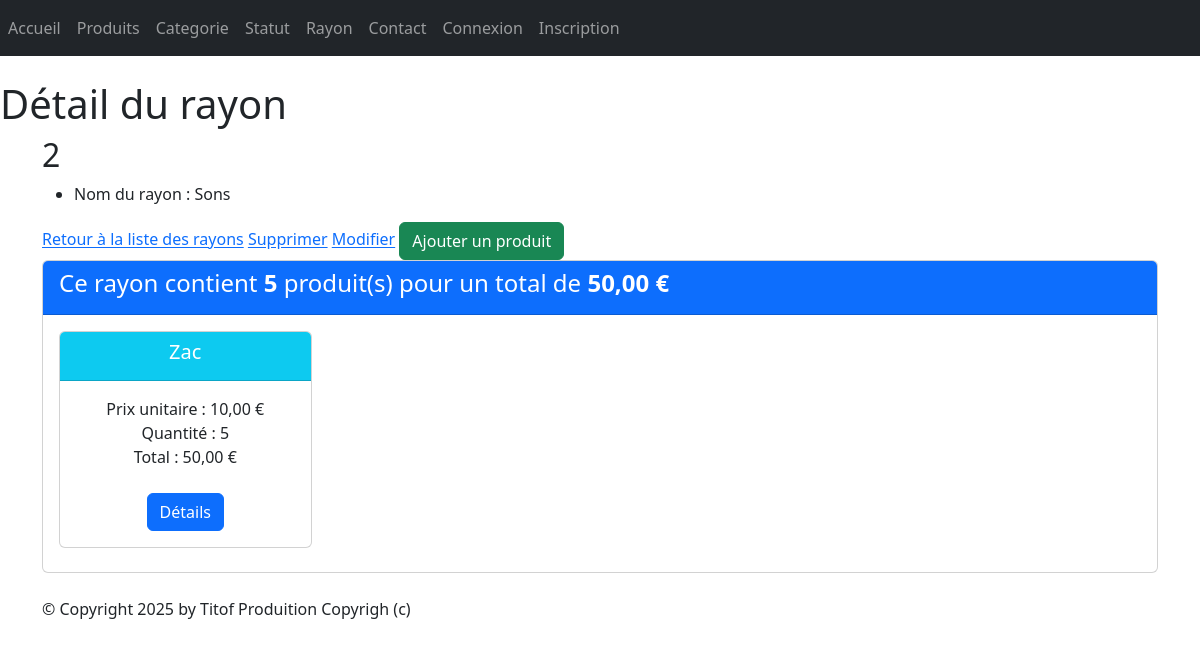
The app's page /monApp/rayons/2/, older data.
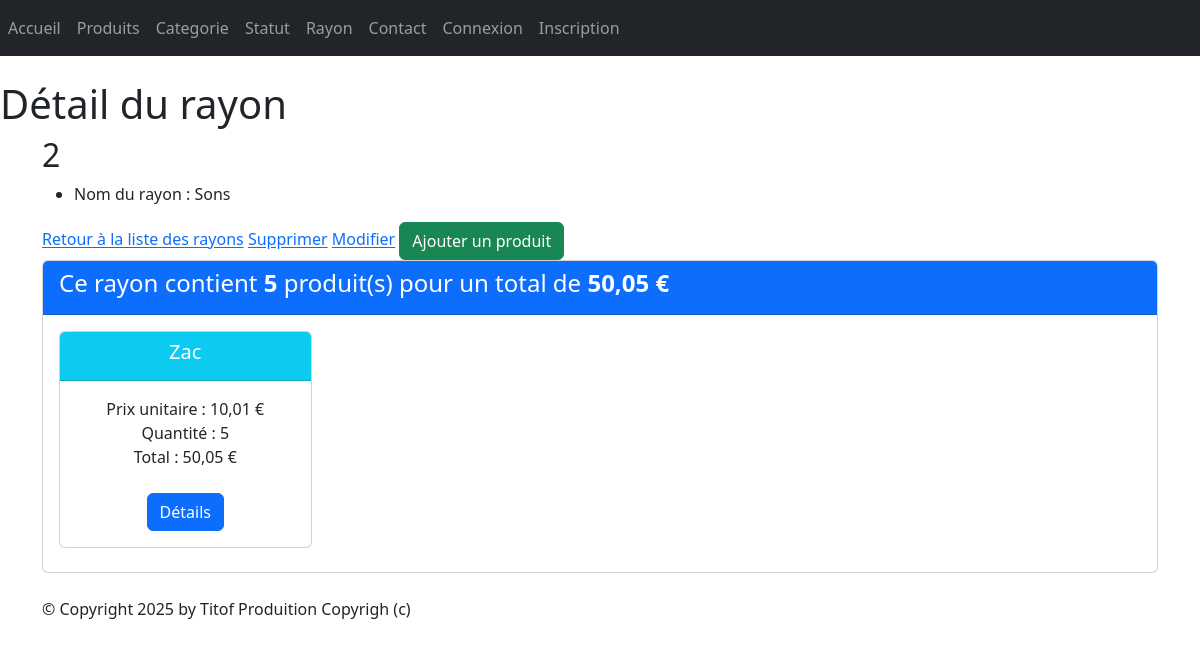
The same page, newer data.
### monApp/models.py (models this page shows, shortened)
class Produit(models.Model):
    refProd = models.AutoField(primary_key=True)
    intituleProd = models.CharField(max_length=200)
    prixUnitaireProd = models.DecimalField(max_digits=10, decimal_places=2)
    dateProd = models.DateField(auto_now=True)
    categorie = models.ForeignKey(Categorie, on_delete=models.CASCADE, related_name="produits", null=True, blank=True)
    statutProd = models.ForeignKey(Statut, on_delete=models.CASCADE, related_name="produitStatut", null=True, blank=True)

### monApp/views.py (the view)
# urls.py: path("rayons/<pk>/", views.RayonDetailView.as_view(), name="dtl_rayon"),
class RayonDetailView(DetailView):
    model = Rayon
    template_name = "monApp/detail_rayon.html"
    context_object_name = "ray"
    def get_context_data(self, **kwargs):
        context = super().get_context_data(**kwargs)
        context['titremenu'] = "Détail du rayon"
        prdts_dt = []
        total_rayon = 0
        total_nb_produit = 0
        for contenir in self.object.contenirR.all():
            total_produit = contenir.refProd.prixUnitaireProd * contenir.qte
            prdts_dt.append({
                'produit': contenir.refProd,
                'qte': contenir.qte,
                'prix_unitaire': contenir.refProd.prixUnitaireProd,
                'total_produit': total_produit
            })
            total_rayon += total_produit
            total_nb_produit += contenir.qte
        context['prdts_dt'] = prdts_dt
        context['total_rayon'] = total_rayon
        context['total_nb_produit'] = total_nb_produit
        return context

### monApp/templates/monApp/detail_rayon.html
{% extends 'monApp/base.html' %}
{% block menu %}
    <h1>{{ titremenu }}</h1>
{% endblock %}
{% block contenu %}
    <h2>{{ ray.idRayon }}</h2>
    <ul>
        <li>Nom du rayon : {{ ray.nomRayon }}</li>
    </ul>
    <a href="{% url 'lst_rayon' %}">Retour à la liste des rayons</a>
    <a href="{% url 'dlt-rayon' ray.idRayon %}">Supprimer</a>
    <a href="{% url 'rayon-chng' ray.idRayon %}">Modifier</a>
    <a href="{% url 'cntnr-crt' ray.idRayon %}" class="btn btn-success">Ajouter un produit</a>
    <div class="card mb-4">
        <div class="card-header bg-primary text-white">
            <h4>
                Ce rayon contient <strong>{{ total_nb_produit }}</strong> produit(s) pour un total de
                <strong>{{ total_rayon|floatformat:2 }} €</strong>
            </h4>
        </div>
        <div class="card-body">
            <div class="row">
                {% if prdts_dt %}
                    {% for data in prdts_dt %}
                        <div class="col-sm-3">
                            <div class="card mb-2 text-center">
                                <div class="card-header bg-info text-white">
                                    <h5 class="card-title">{{ data.produit.intituleProd }}</h5>
                                </div>
                                <div class="card-body">
                                    <ul class="list-unstyled">
                                        <li>Prix unitaire : {{ data.prix_unitaire }} €</li>
                                        <li>Quantité : {{ data.qte }}</li>
                                        <li>Total : {{ data.total_produit }} €</li>
                                    </ul>
                                    <a href="{% url 'dtl_prdt' data.produit.refProd %}"
                                       class="btn btn-primary mt-2">Détails</a>
                                </div>
                            </div>
                        </div>
                    {% endfor %}
                {% else %}
                    <p class="text-muted">Aucun produit trouvé pour cette catégorie.</p>
                {% endif %}
            </div>
        </div>
    </div>
{% endblock %}

Row changes from the older to the newer data that the page shows:
changed Produit "Zac": prix_unitaire "10,00" → "10,01"; total_produit "50,00" → "50,05"
Text that changed along with them:
{{ total_rayon|floatformat:2 }}: "50,00" → "50,05"
